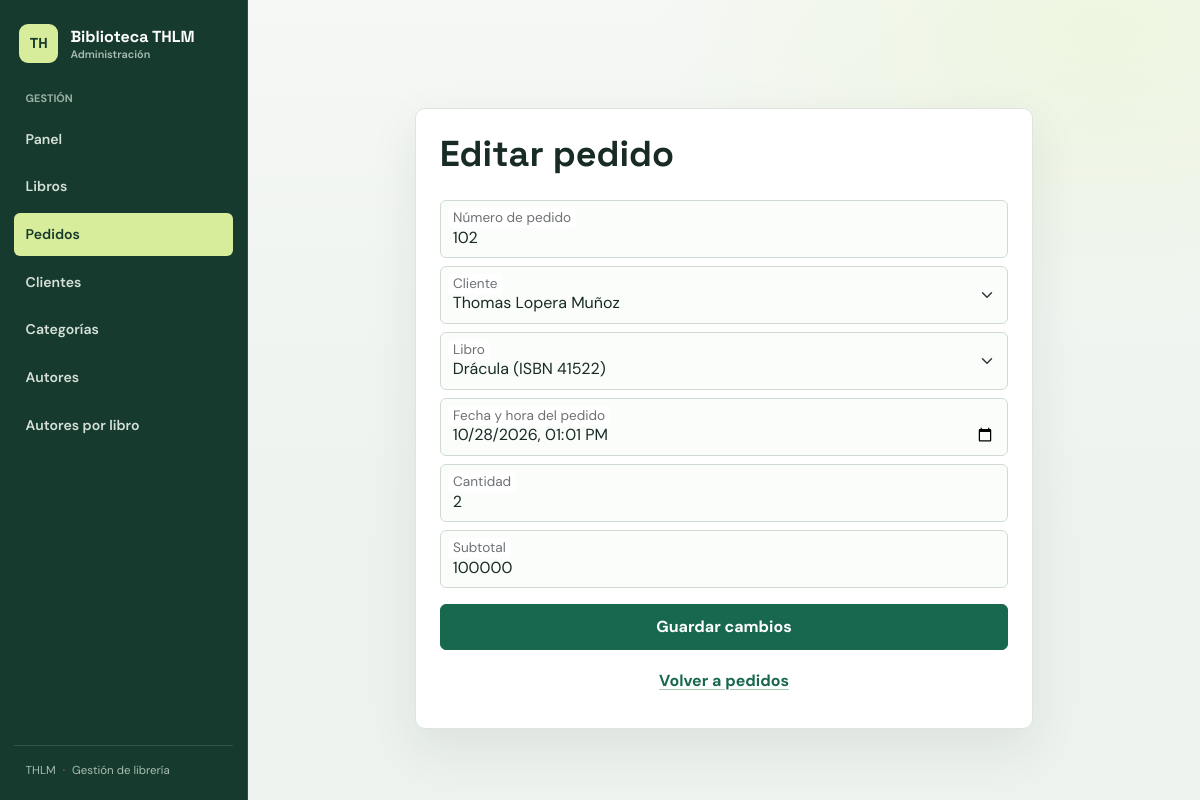
The app's page /vistas/form_pedido.php?id=2 with its own data.
### tables this page shows
CREATE TABLE `pedidos_cliente` (
  `id_pedido` int(11) NOT NULL,
  `nro_pedido` int(11) NOT NULL,
  `id_cliente` int(11) NOT NULL,
  `isbn` int(11) NOT NULL,
  `fecha_pedido` datetime NOT NULL DEFAULT current_timestamp(),
  `cantidad` int(11) NOT NULL DEFAULT 1,
  `subtotal` int(11) NOT NULL
);

CREATE TABLE `clientes` (
  `id_cliente` int(11) NOT NULL,
  `identificacion` varchar(12) NOT NULL,
  `nombre` varchar(64) NOT NULL,
  `apellidos` varchar(64) NOT NULL,
  `celular` varchar(15) NOT NULL,
  `direccion` varchar(128) NOT NULL,
  `correo` varchar(128) NOT NULL
);

CREATE TABLE `libros` (
  `isbn` int(11) NOT NULL,
  `titulo` varchar(128) NOT NULL,
  `categoria` int(11) NOT NULL,
  `fecha_publicacion` date NOT NULL,
  `precio` int(11) NOT NULL CHECK (`precio` >= 0),
  `portada` varchar(128) DEFAULT 'no_imagen.png',
  `cantidad_stock` int(11) NOT NULL CHECK (`cantidad_stock` >= 0)
);

### controler/conexionbd.php (called while the page is built, shortened)
<?php
    class ConexionBD {
    public static function getConn() {
        $link = null;
    try {
        $link = new PDO(
            "mysql:host=" . DB_HOST . ";port=" . DB_PORT . ";dbname=" . DB_NAME . ";charset=utf8mb4",
            DB_USER,
            DB_PASSWORD,
            array(PDO::ATTR_ERRMODE => PDO::ERRMODE_EXCEPTION)
        );
    } catch (PDOException $pdoe) {
        exit("Error: " . $pdoe->getMessage());
    }
    return $link;
    }
    }
?>

### controler/pedidos_por_clientesctrl.php (called while the page is built, shortened)
<?php
require_once __DIR__ . '/conexionbd.php';
require_once __DIR__ . '/../model/pedidos_por_clientes.php';
class PedidosPorClientesCtrl {
    private $conn;
    public function __construct() {
        $this->conn = ConexionBD::getConn();
    }
    public function obtenerPorId($idPedido) {
        try {
            $stmt = $this->conn->prepare(
                "SELECT id_pedido, nro_pedido, id_cliente, isbn, fecha_pedido, cantidad, subtotal
                 FROM pedidos_cliente WHERE id_pedido = ?"
            );
            $stmt->execute([$idPedido]);
            $fila = $stmt->fetch(PDO::FETCH_ASSOC);
            return $fila ? new Pedidos_por_clientes(
                $fila['id_pedido'], $fila['nro_pedido'], $fila['id_cliente'],
                $fila['isbn'], $fila['fecha_pedido'], $fila['cantidad'], $fila['subtotal']
            ) : null;
        } catch (Exception $exc) {
            error_log("Error al consultar pedido: " . $exc->getMessage());
            return null;
        }
    }
    public function listarClientes() {
        try {
            return $this->conn->query(
                "SELECT id_cliente, nombre, apellidos FROM clientes ORDER BY apellidos, nombre"
            )->fetchAll(PDO::FETCH_ASSOC);
        } catch (Exception $exc) {
            error_log("Error al listar clientes para pedidos: " . $exc->getMessage());
            return [];
        }
    }
    public function listarLibros() {
        try {
            return $this->conn->query(
                "SELECT isbn, titulo, precio FROM libros ORDER BY titulo"
            )->fetchAll(PDO::FETCH_ASSOC);
        } catch (Exception $exc) {
            error_log("Error al listar libros para pedidos: " . $exc->getMessage());
            return [];
        }
    }
}

### model/pedidos_por_clientes.php (called while the page is built, shortened)
<?php
Class Pedidos_por_clientes {
    private $nroPedido;
    private $idCliente;
    private $isbn;
    private $fechaPedido;
    private $cantidad;
    private $subtotal;
    public function __construct($id_pedido, $nro_pedido, $id_cliente, $isbn, $fecha_pedido, $cantidad, $subtotal) {
        $this->nroPedido = $nro_pedido;
        $this->idCliente = $id_cliente;
        $this->isbn = $isbn;
        $this->fechaPedido = $fecha_pedido;
        $this->cantidad = $cantidad;
        $this->subtotal = $subtotal;
    }
    public function getNroPedido() {
        return $this->nroPedido;
    }
    public function getIdCliente() {
        return $this->idCliente;
    }
    public function getIsbn() {
        return $this->isbn;
    }
    public function getFechaPedido() {
        return $this->fechaPedido;
    }
    public function getCantidad() {
        return $this->cantidad;
    }
    public function getSubtotal() {
        return $this->subtotal;
    }
}

### vistas/form_pedido.php (the view, shortened to what this page needs)
<?php
require_once __DIR__ . '/../model/pedidos_por_clientes.php';
require_once __DIR__ . '/../controler/pedidos_por_clientesctrl.php';
function escaparPedidoForm($valor) {
    return htmlspecialchars((string) $valor, ENT_QUOTES, 'UTF-8');
}
$ctrlPedidos = new PedidosPorClientesCtrl();
$idParam = $_POST['id_original'] ?? $_GET['id'] ?? '';
$editar = $idParam !== '';
$original = $editar ? $ctrlPedidos->obtenerPorId((int) $idParam) : null;
$clientes = $ctrlPedidos->listarClientes();
$libros = $ctrlPedidos->listarLibros();
$datos = [
    'nro_pedido' => $original ? $original->getNroPedido() : '',
    'id_cliente' => $original ? $original->getIdCliente() : '',
    'isbn' => $original ? $original->getIsbn() : '',
    'fecha_pedido' => $original ? date('Y-m-d\TH:i', strtotime($original->getFechaPedido())) : date('Y-m-d\TH:i'),
    'cantidad' => $original ? $original->getCantidad() : '1',
    'subtotal' => $original ? $original->getSubtotal() : ''
];
?>
<!DOCTYPE html>
<html lang="es">
<head>
    <link href="https://cdn.jsdelivr.net/npm/bootstrap@5.3.8/dist/css/bootstrap.min.css" rel="stylesheet">
    <link rel="stylesheet" href="assets/admin.css">
</head>
<body>
<?php require __DIR__ . '/partials/topbar.php'; ?>
<main class="container">
    <div class="row justify-content-center">
        <div class="col-12 col-sm-8 col-md-6 col-lg-8 border p-4 mt-5 rounded-2 shadow-lg">
            <h1 class="h2"><?= $editar ? 'Editar pedido' : 'Registrar pedido' ?></h1>
            <form method="post" action="<?= escaparPedidoForm($_SERVER['PHP_SELF']) ?>">
                <div class="form-floating mb-2">
                    <input type="number" class="form-control" id="nro_pedido" name="nro_pedido" min="1" step="1"
                           value="<?= escaparPedidoForm($datos['nro_pedido']) ?>" placeholder="Número de pedido" required>
                    <label for="nro_pedido">Número de pedido</label>
                </div>
                <div class="form-floating mb-2">
                    <select class="form-select" id="id_cliente" name="id_cliente" required>
                        <?php foreach ($clientes as $cliente): ?>
                            <option value="<?= escaparPedidoForm($cliente['id_cliente']) ?>"
                                <?= (string) $datos['id_cliente'] === (string) $cliente['id_cliente'] ? 'selected' : '' ?>>
                                <?= escaparPedidoForm($cliente['nombre'] . ' ' . $cliente['apellidos']) ?>
                            </option>
                        <?php endforeach; ?>
                    </select>
                    <label for="id_cliente">Cliente</label>
                </div>
                <div class="form-floating mb-2">
                    <select class="form-select" id="isbn" name="isbn" required>
                        <?php foreach ($libros as $libro): ?>
                            <option value="<?= escaparPedidoForm($libro['isbn']) ?>"
                                <?= (string) $datos['isbn'] === (string) $libro['isbn'] ? 'selected' : '' ?>>
                                <?= escaparPedidoForm($libro['titulo'] . ' (ISBN ' . $libro['isbn'] . ')') ?>
                            </option>
                        <?php endforeach; ?>
                    </select>
                    <label for="isbn">Libro</label>
                </div>
                <div class="form-floating mb-2">
                    <input type="datetime-local" class="form-control" id="fecha_pedido" name="fecha_pedido"
                           value="<?= escaparPedidoForm($datos['fecha_pedido']) ?>" required>
                    <label for="fecha_pedido">Fecha y hora del pedido</label>
                </div>
                <div class="form-floating mb-2">
                    <input type="number" class="form-control" id="cantidad" name="cantidad" min="1" step="1"
                           value="<?= escaparPedidoForm($datos['cantidad']) ?>" placeholder="Cantidad" required>
                    <label for="cantidad">Cantidad</label>
                </div>
                <div class="form-floating mb-3">
                    <input type="number" class="form-control" id="subtotal" name="subtotal" min="0" step="1"
                           value="<?= escaparPedidoForm($datos['subtotal']) ?>" placeholder="Subtotal" required>
                    <label for="subtotal">Subtotal</label>
                </div>
                <button type="submit" class="btn btn-primary w-100" <?= (!$clientes || !$libros) ? 'disabled' : '' ?>>
                    <?= $editar ? 'Guardar cambios' : 'Registrar pedido' ?>
                </button>
                <a href="crud_pedidos.php" class="btn btn-link w-100 mt-2">Volver a pedidos</a>
            </form>
        </div>
    </div>
</main>
</body>
</html>

### vistas/assets/admin.css (style rules this page uses)
:root { --admin-bg: #edf2ee; --admin-surface: #ffffff; --admin-ink: #182b25; --admin-muted: #687970; --admin-green: #17684f; --admin-green-dark: #104c3c; --admin-lime: #d7ed9b; --admin-coral: #bf513d; --admin-line: #dce5de; --admin-shadow: 0 18px 50px rgba(24, 43, 37, .08); }
html { min-width: 320px; }
body { min-height: 100vh; color: var(--admin-ink); background: radial-gradient(ellipse at 92% 3%, rgba(215, 237, 155, .24), transparent 28rem), linear-gradient(180deg, #f5f8f5 0, var(--admin-bg) 34rem); font-family: "DM Sans", sans-serif; }
h1, h2, h3, .navbar-brand { font-family: "Space Grotesk", sans-serif; }
main.container { padding-top: clamp(2rem, 5vw, 4.25rem); padding-bottom: 4rem; }
main.container > .row { --bs-gutter-x: 0; }
main.container > .row > [class*="col-"] { max-width: 1120px; padding: clamp(1.25rem, 3vw, 2.5rem); border: 1px solid var(--admin-line) !important; border-radius: 10px !important; background: var(--admin-surface); box-shadow: var(--admin-shadow) !important; }
main.container > .row > [class*="col-"] h1 { margin-bottom: .45rem; font-size: clamp(1.8rem, 3vw, 2.4rem); font-weight: 700; letter-spacing: 0; }
main.container > .row > [class*="col-"] > h1 { margin-bottom: 1.5rem; }
.btn { min-height: 42px; padding: .62rem .95rem; border-radius: 6px; font-weight: 700; transition: transform .16s ease, background-color .16s ease, border-color .16s ease; }
.btn-primary { border-color: var(--admin-green); background: var(--admin-green); }
.btn-link { color: var(--admin-green); text-decoration-color: #a6c8b3; text-underline-offset: .2em; }
.form-control, .form-select { min-height: 54px; border-color: #cfdbd1; border-radius: 6px; color: var(--admin-ink); background-color: #fbfdfb; }
.form-floating > label, .form-label { color: var(--admin-muted); }
@media (min-width: 576px) { main.container { width: calc(100% - 248px); max-width: none; margin: 0 0 0 248px; } }

### records on screen
pedidos_cliente: nro_pedido "102", id_cliente "Thomas Lopera Muñoz", isbn "Drácula (ISBN 41522)", cantidad "2", subtotal "100000"

### other values on screen
$etiqueta "Panel"
$etiqueta "Libros"
$etiqueta "Pedidos"
$etiqueta "Clientes"
$etiqueta "Categorías"
$etiqueta "Autores"
$etiqueta "Autores por libro"
